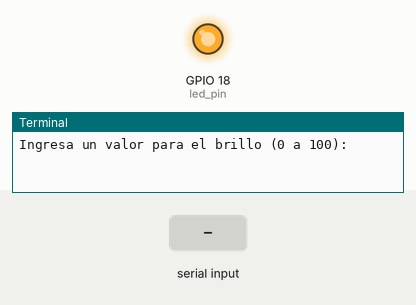
The program below on a simulated Raspberry Pi (BCM pin numbers). On the bench: output pins drawn as LEDs (lit = HIGH), the last lines printed to the terminal. The test bench sets the inputs (shaded band).

Above: at 1.2 s.
1.3 s: "90" typed at the terminal
At 1.6 s:
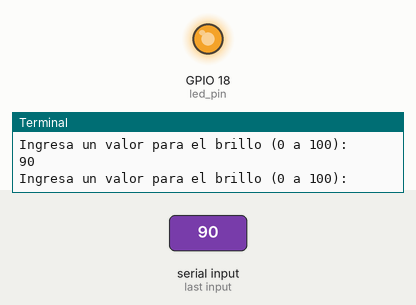
2.8 s: "0" typed at the terminal
At 4.0 s:
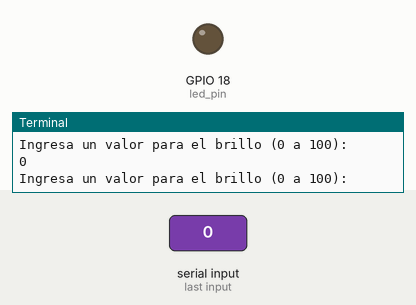
Timing chart, 0 to 5.8 s (numbered marks = the images above; inputs shaded):
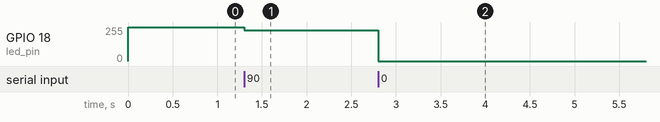

The program:

led_pwm.py
```python
#!/usr/bin/env python
import RPi.GPIO as GPIO
led_pin = 18
GPIO.setmode(GPIO.BCM)
GPIO.setup(led_pin, GPIO.OUT)
pwm_led = GPIO.PWM(led_pin, 500)
pwm_led.start(100)
while True:
    duty_s = raw_input("Ingresa un valor para el brillo (0 a 100):")
    duty = int(duty_s)
    pwm_led.ChangeDutyCycle(duty)
```

Measured:
- after the input at 1.3 s, GPIO 18 (led_pin): 255/255 → 230/255 at once
- after the input at 2.8 s, GPIO 18 (led_pin): 230/255 → 0/255 at once
